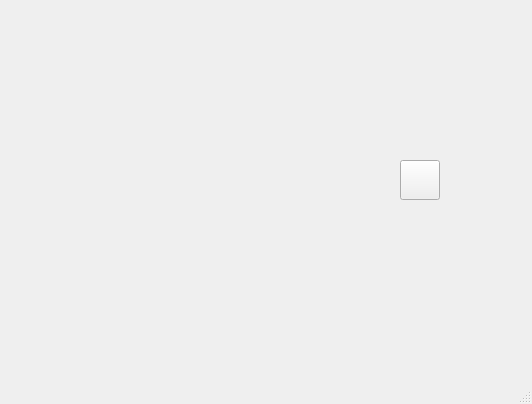
<?xml version="1.0" encoding="UTF-8"?>
<ui version="4.0">
 <class>MainWindow</class>
 <widget class="QMainWindow" name="MainWindow">
  <property name="geometry">
   <rect>
    <x>0</x>
    <y>0</y>
    <width>532</width>
    <height>404</height>
   </rect>
  </property>
  <property name="windowTitle">
   <string>MainWindow</string>
  </property>
  <widget class="QWidget" name="centralwidget">
   <widget class="QLabel" name="lbl">
    <property name="geometry">
     <rect>
      <x>400</x>
      <y>40</y>
      <width>40</width>
      <height>40</height>
     </rect>
    </property>
    <property name="text">
     <string/>
    </property>
    <property name="pixmap">
     <pixmap>0.png</pixmap>
    </property>
   </widget>
   <widget class="QPushButton" name="pb">
    <property name="geometry">
     <rect>
      <x>400</x>
      <y>160</y>
      <width>40</width>
      <height>40</height>
     </rect>
    </property>
    <property name="text">
     <string/>
    </property>
    <property name="icon">
     <iconset>
      <normaloff>0.png</normaloff>0.png</iconset>
    </property>
    <property name="iconSize">
     <size>
      <width>40</width>
      <height>40</height>
     </size>
    </property>
   </widget>
  </widget>
  <widget class="QMenuBar" name="menubar">
   <property name="geometry">
    <rect>
     <x>0</x>
     <y>0</y>
     <width>532</width>
     <height>21</height>
    </rect>
   </property>
  </widget>
  <widget class="QStatusBar" name="statusbar"/>
 </widget>
 <resources/>
 <connections/>
</ui>
